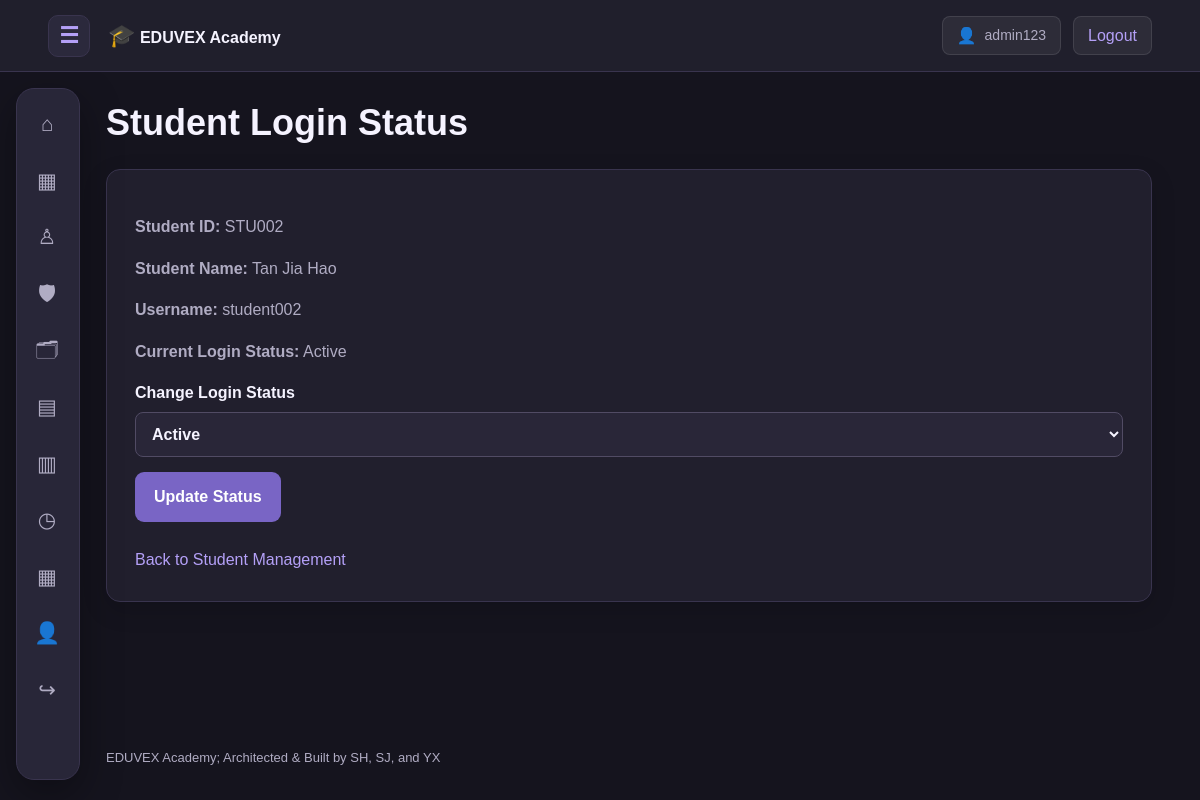
The app's page /student_management/student_status.php?id=STU002 (signed in), older data.
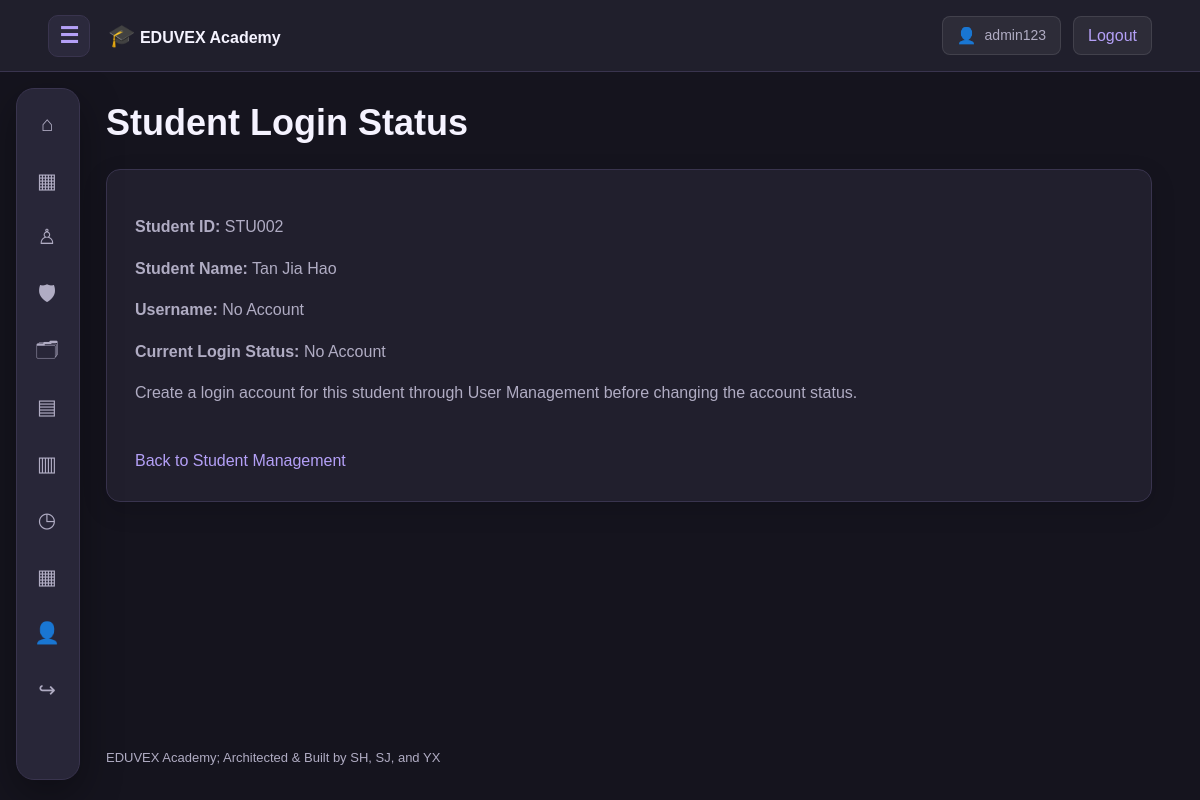
The same page, newer data.
### tables this page shows
CREATE TABLE IF NOT EXISTS user_accounts (
    user_id BIGINT UNSIGNED AUTO_INCREMENT PRIMARY KEY,
    username VARCHAR(100) NOT NULL UNIQUE,
    email VARCHAR(180) NOT NULL UNIQUE,
    password_hash VARCHAR(255) NOT NULL,

    role ENUM(
        'admin',
        'staff',
        'student'
    ) NOT NULL,

    admin_id VARCHAR(12) UNIQUE NULL,
    staff_id VARCHAR(12) UNIQUE NULL,
    student_id VARCHAR(12) UNIQUE NULL,

    preferred_language VARCHAR(10) DEFAULT 'en',
    profile_image VARCHAR(255) DEFAULT NULL,
    is_active TINYINT(1) DEFAULT 1,
    created_at TIMESTAMP DEFAULT CURRENT_TIMESTAMP
);

CREATE TABLE IF NOT EXISTS students (
    student_id VARCHAR(12) PRIMARY KEY,
    student_name VARCHAR(120) NOT NULL,
    student_email VARCHAR(180) UNIQUE,
    student_phone_number VARCHAR(30),
    student_class VARCHAR(12)
);

### includes/functions.php (called while the page is built, shortened)
<?php
function h(mixed $value): string {
    return htmlspecialchars(
        (string)($value ?? ''),
        ENT_QUOTES | ENT_SUBSTITUTE,
        'UTF-8'
    );
}
function url(string $path = ''): string {
    return BASE_URL . '/' . ltrim($path, '/');
}

### student_management/student_status.php (the view, shortened to what this page needs)
<?php
require_once __DIR__ . '/../config/database.php';
$id = trim($_GET['id'] ?? $_POST['student_id'] ?? '');
$stmt = $pdo->prepare("
    SELECT s.student_id,
           s.student_name,
           u.user_id,
           u.username,
           u.is_active
    FROM students s
    LEFT JOIN user_accounts u
        ON u.student_id = s.student_id
    WHERE s.student_id = ?
");
$stmt->execute([$id]);
$student = $stmt->fetch();
require __DIR__ . '/../includes/header.php';
?>
<h1>Student Login Status</h1>
<section class="panel">
    <p><strong>Student ID:</strong>
        <?= h($student['student_id']) ?></p>
    <p><strong>Student Name:</strong>
        <?= h($student['student_name']) ?></p>
    <p><strong>Username:</strong>
        <?= h($student['username'] ?? 'No Account') ?></p>
    <p><strong>Current Login Status:</strong>
        <?php
        if ($student['user_id'] === null) {
            echo 'No Account';
        } elseif ($student['is_active']) {
            echo 'Active';
        } else {
            echo 'Inactive';
        }
        ?>
    </p>
    <?php if ($student['user_id'] !== null): ?>
        <form method="post">
            <label>Change Login Status
                <select name="status" required>
                    <option value="1"
                        <?= $student['is_active'] ? 'selected' : '' ?>>
                        Active
                    </option>
                </select>
            </label>
            <button type="submit">
                Update Status
            </button>
        </form>
    <?php else: ?>
        <p>
            Create a login account for this student
            through User Management before changing
            the account status.
        </p>
    <?php endif; ?>
    <br>
    <a href="<?= h(url(
        'student_management/index.php'
    )) ?>">Back to Student Management</a>
</section>
<?php require __DIR__ . '/../includes/footer.php'; ?>

Row changes from the older to the newer data that the page shows:
removed user_accounts: student.student_id "STU002", student.student_name "Tan Jia Hao", username "student002", status "Active"
now on this page (row unchanged): students: student_id "STU002", student_name "Tan Jia Hao"
Text that changed along with them:
$student['username']: (not shown) → "No Account"
text no longer shown: "Active Change Login Status Update Status"
text now shown: "No Account Create a login account for this student through User Management before changing the account status."
